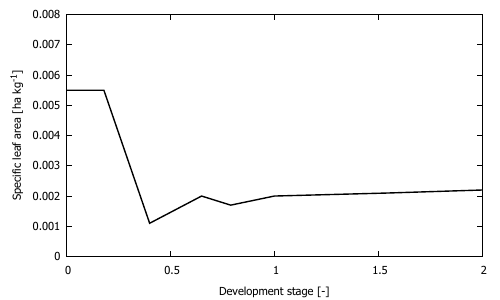

Reproduce this figure in gnuplot.
# GNUPlot command file for generating the response function for
# AMAXTB in the WOFOST system description
set termopt enhanced 
set xrange [0.0:2.0]
set yrange [0:0.008]
#set terminal svg size 800,600 enhanced font 'Verdana,12'
set terminal pdf
set output 'figure_SLATB.pdf'
set xlabel 'Development stage [-]'
set ylabel 'Specific leaf area [ha kg^{-1}]'
plot 'figure_SLATB.csv' using 1:2 with lines t'' lt -1 lw 2,
set output
#set term X11
     
